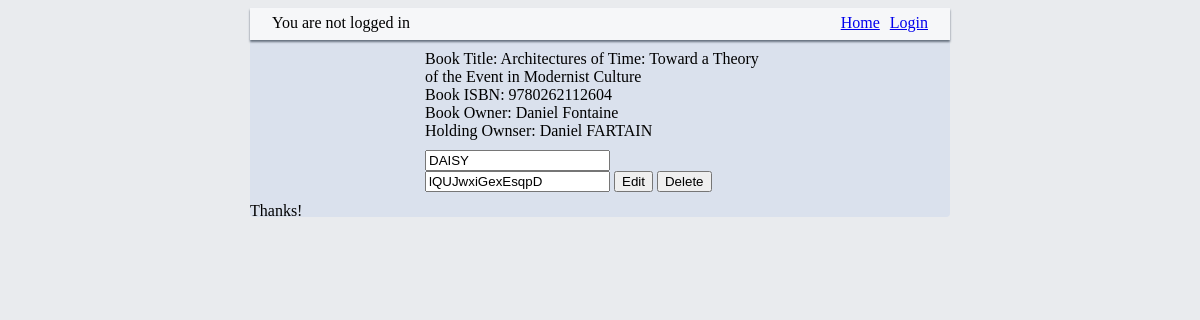
Page /holding/3617/edit (signed in) on the committed database.
### models.py (models this page shows, shortened)
class Book(Base):
	__tablename__ = 'books'
	id = Column(Integer, primary_key=True)
	isbn = Column(String(13))
	title = Column(String)
	author = Column(String)
	publisher = Column(String)
	cover_photo_url = Column(String)
	edition = Column(Integer)
	date = Column(String)
	file_type = Column(String)
	date_added = Column(DateTime, default=datetime.datetime.utcnow())
	user_id = Column(Integer, ForeignKey('user.id'))
	user = relationship(User)
	holdings = relationship('Holding', backref="books")

class User(Base):
	__tablename__ = 'user'
	id = Column(Integer, primary_key=True)
	username = Column(String(32), index = True)
	picture = Column(String)
	email = Column(String, index=True)
	password_hash = Column(String(64))

class Holding(Base):
	__tablename__ = 'holding'
	id = Column(Integer, primary_key=True)
	holding_type = Column(String)
	added_by = Column(Integer, ForeignKey('user.id'))
	user = relationship(User)
	book_id = Column(Integer, ForeignKey('books.id'))
	book = relationship(Book)
	holding_notes = Column(String)

### view_controler.py (the view)
@app.route('/holding/<int:holding_id_num>/edit', methods=['GET', 'POST'])
def edit_holding(holding_id_num):
    holding = get_holding(holding_id_num)
    if check_object_owner(holding):
        if request.method == 'POST':
            if holding:
                if request.form['edit_del_submit'] == "Edit":
                    holding.holding_type = request.form['holding_type']
                    holding.holding_notes = request.form['holding_notes']
                    session.commit()
                    flash('Holding edited')
                if request.form['edit_del_submit'] == 'Delete':
                    session.delete(holding)
                    session.commit()
                    flash('Holding deleted')
                return redirect(url_for('mainpage'))
            else:
                flash('Item not found')
                return redirect(url_for('mainpage'))
        else:
            if holding:
                print holding.holding_type
                print holding.book.title
                return render_template('edit_holding.html', holding=holding)
            else:
                flash('Item not found')
                return redirect(url_for('mainpage'))
    else:
        flash('Action Denied')
        return redirect(url_for('mainpage'))

### view_controler.py (called while the page is built)
def get_holding(id_num):
    try:
        holding = session.query(Holding).filter_by(id=id_num).one()
        return holding
    except exc.NoResultFound:
        print "Tried to get holding: Not found"
        return None

def check_object_owner(query_object):
    if query_object is not None:
        try:
            if query_object.user.username == login_session['username']:
                return True
            else:
                flash('Invalid User')
                return False
        except KeyError:
            flash('No User Logged In')
            return False
    return False

### templates/edit_holding.html
{% extends 'container.html' %}
{% block top_interface %}
<div class="holding-edit-container">
    <div class="holding-book-info">
        <span>Book Title: {{ holding.book.title }}</span>
        <br>
        <span>Book ISBN: {{ holding.book.isbn }}</span>
        <br>
        <span>Book Owner: {{ holding.book.user.username }}</span>
        <br>
        <span>Holding Ownser: {{ holding.user.username }}</span>
        <br>
    </div>
    <form action="{{ url_for('edit_holding', holding_id_num=holding.id) }}" method="POST">
        <input type="text" name="holding_type" value={{ holding.holding_type }}>
        <input type="text" name="holding_notes" value={{ holding.holding_notes }}>
        <input name="edit_del_submit" type="submit" value="Edit">
        <button name="edit_del_submit" type="submit" value="Delete"
                onclick="return confirm('Sure you want to delete?');" >Delete</button>
    </form>
</div>
{% endblock %}

### static/styles/style.css (style rules this page uses)
body { background-color: #e9ebee; }
.holding-edit-container { width: 50%; margin: auto; margin-top: 10px; margin-bottom: 10px; }
.holding-book-info { margin-bottom: 10px; }

### rows in the picture
Book: book "Architectures of Time: Toward a Theory of the Event in Modernist Culture", book.isbn "9780262112604"
User: book.user.username "Daniel Fontaine"
User: user.username "Daniel FARTAIN"
Holding: holding_type "DAISY", holding_notes "lQUJwxiGexEsqpD"
